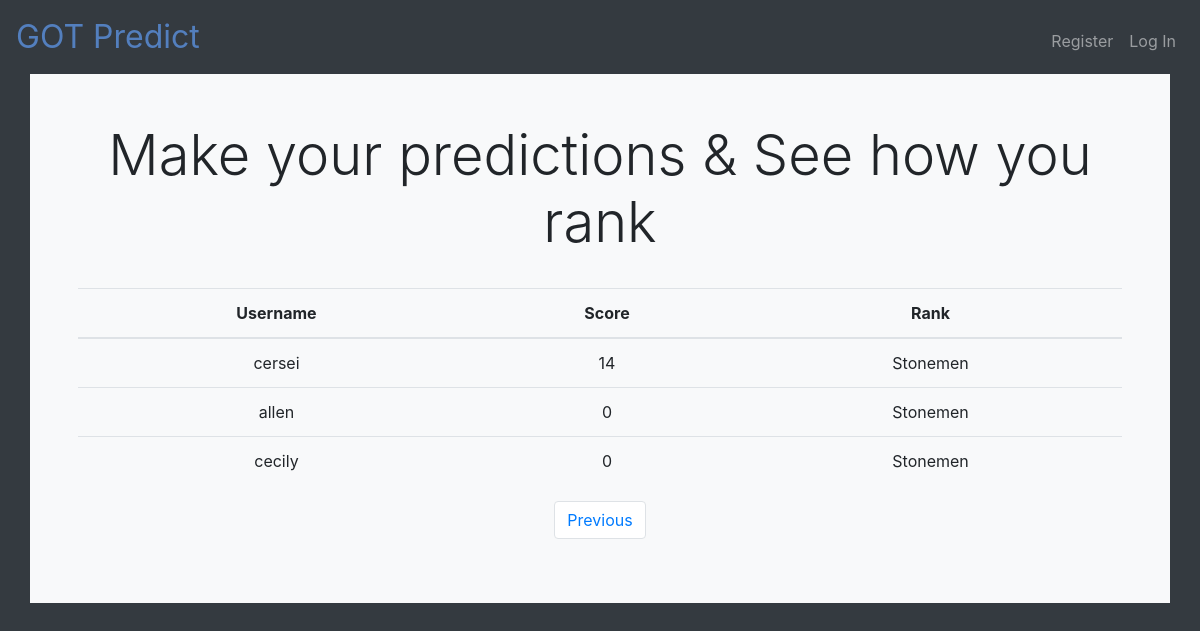
The app's page /index?page=2 with its own data.
### app/models.py (models this page shows, shortened)
class Response(db.Model):
    id = db.Column(db.Integer, primary_key=True)
    q1 = db.Column(db.String(64))
    q2 = db.Column(db.String(64))
    q3 = db.Column(db.String(64))
    q4 = db.Column(db.String(64))
    q5 = db.Column(db.String(64))
    q6 = db.Column(db.String(64))
    q7 = db.Column(db.String(64))
    q8 = db.Column(db.String(64))
    q9 = db.Column(db.String(64))
    q10 = db.Column(db.String(64))
    q11 = db.Column(db.String(64))
    q12 = db.Column(db.String(64))
    q13 = db.Column(db.String(64))
    q14 = db.Column(db.String(64))
    q15 = db.Column(db.String(64))
    q16 = db.Column(db.String(64))
    q17 = db.Column(db.String(64))
    q18 = db.Column(db.String(64))
    q19 = db.Column(db.String(64))
    q20 = db.Column(db.String(64))
    q21 = db.Column(db.String(64))
    q22 = db.Column(db.String(64))
    q23 = db.Column(db.String(64))
    q24 = db.Column(db.String(64))
    q25 = db.Column(db.String(64))
    q26 = db.Column(db.String(64))
    q27 = db.Column(db.String(64))
    q28 = db.Column(db.String(64))
    q29 = db.Column(db.String(64))
    q30 = db.Column(db.String(64))
    score = db.Column(db.Integer)
    rank = db.Column(db.String(64))
    timestamp = db.Column(db.DateTime, index=True, default=datetime.utcnow)
    user_id = db.Column(db.Integer, db.ForeignKey('user.id'))

class User(db.Model):
    id = db.Column(db.Integer, primary_key=True)
    username = db.Column(db.String(64), index=True, unique=True)
    email = db.Column(db.String(120), index=True, unique=True)
    password_hash = db.Column(db.String(128))
    score = db.Column(db.Integer)
    responses = db.relationship('Response', backref='author', lazy='dynamic')

### app/routes.py (the view)
@app.route('/')
@app.route('/index')
def index():
    submissions = Response.query.all()
    for s in submissions:
        s.score = calculate_score(s)
        s.rank = calculate_rank(s.score)
    db.session.commit()
    page = request.args.get('page', 1, type=int)
    submissions = Response.query.order_by(Response.score.desc()).paginate(page, 10, False)
    next_url = url_for('index', page=submissions.next_num) if submissions.has_next else None
    prev_url = url_for('index', page=submissions.prev_num) if submissions.has_prev else None
    return render_template('index.html', submissions=submissions.items, next_url=next_url, prev_url=prev_url)

### app/helpers.py (called while the page is built, shortened)
def calculate_rank(score):
    if (score >= 0) and (score < 20):
        return 'Stonemen'
    if (score >= 20) and (score < 30):
        return 'Wildlings'
    if (score >= 30) and (score < 40):
        return 'Ironborn'
    if (score >= 40) and (score < 50):
        return 'Night\'s Watch'

### app/templates/index.html (shortened to what this page needs)
{% extends 'layout.html' %}
{% block main %}
<h1 class="display-4">Make your predictions & See how you rank</h1>
<br>
<table class="table">
    <thead>
        <th scope="col">Username</th>
        <th scope="col">Score</th>
        <th scope="col">Rank</th>
    </thead>
    <tbody>
        {% for s in submissions %}
        <tr>
            <td>{{ s.author.username }}</td>
            <td>{{ s.score }}</td>
            <td>{{ s.rank }}</td>
        </tr>
        {% endfor %}
    </tbody>
</table>
<nav aria-label="Page navigation">
    <ul class="pagination d-flex justify-content-around">
        {% if prev_url %}
        <li class="page-item"><a class="page-link" href="{{ prev_url }}">Previous</a></li>
        {% endif %}
    </ul>
</nav>
{% endblock %}

### records on screen
Response: author.username "cersei", score "14", rank "Stonemen"
Response: author.username "allen", score "0", rank "Stonemen"
Response: author.username "cecily", score "0", rank "Stonemen"
